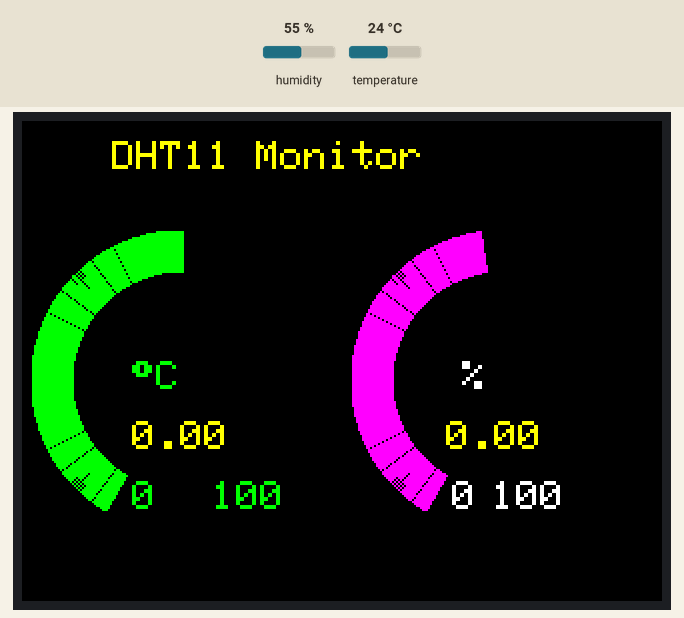
This sketch was run on a simulated ESP8266 (NodeMCU). Shown: 320×240 colour display. Inputs (shaded band) come from the test bench; at power-on: humidity 55 %, temperature 24 °C.

Above: at 1.5 s.
1.6 s: humidity set to 22 %
At 4.2 s:
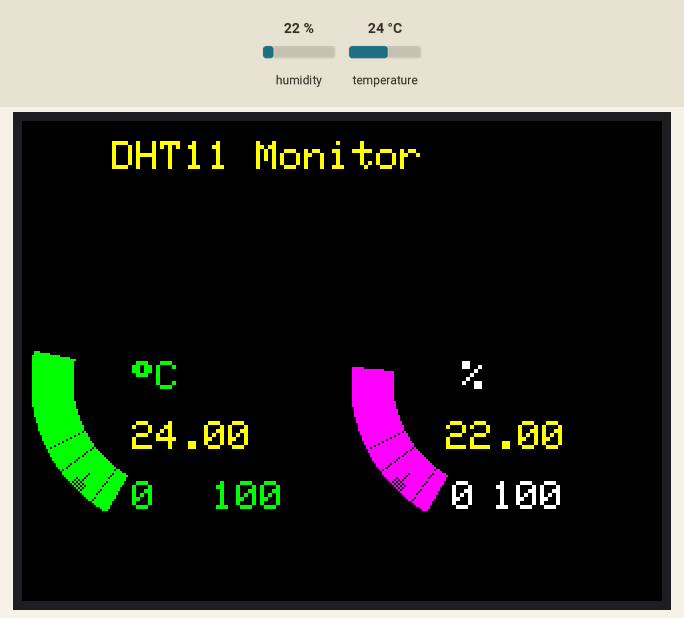
5.4 s: temperature set to 12 °C
At 9.1 s:
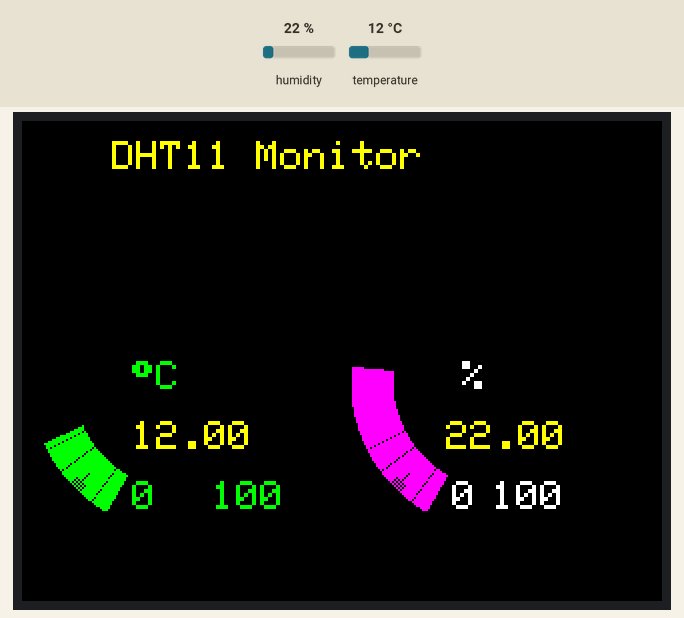
9.5 s: humidity set to 40 %
At 12.9 s:
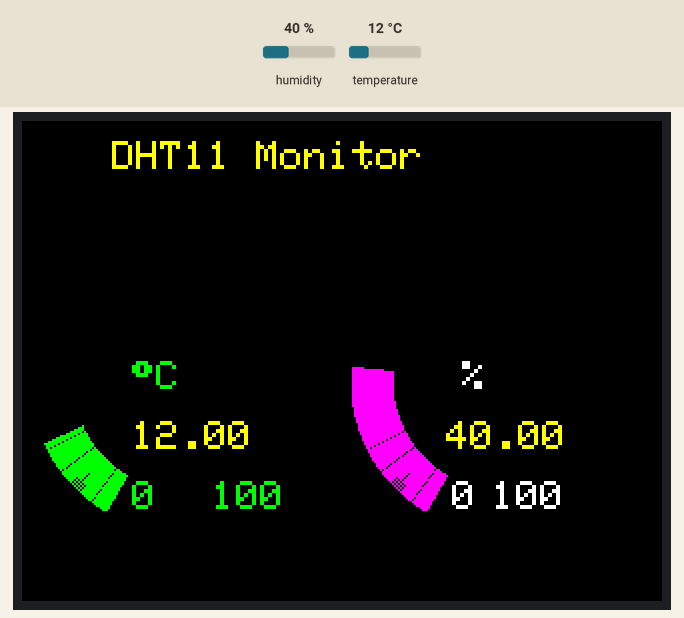
13.6 s: temperature set to 19 °C
At 18.6 s:
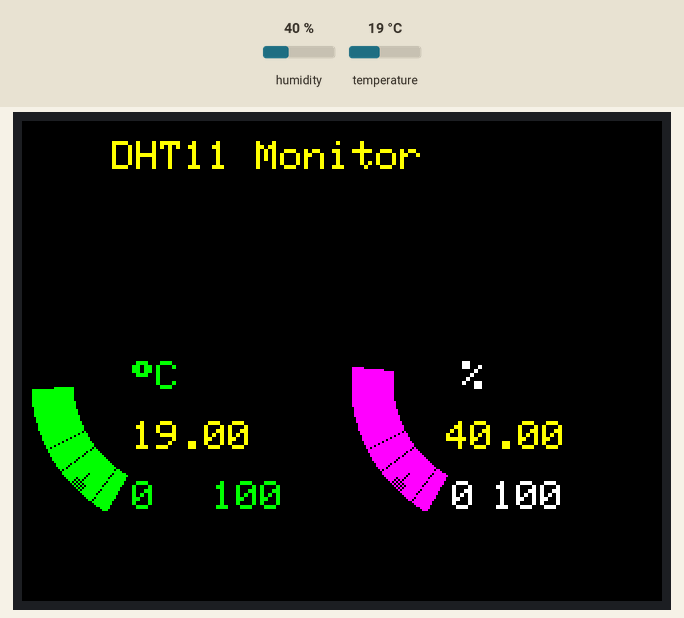
Timing chart, 0 to 19.7 s (numbered marks = the images above; inputs shaded):
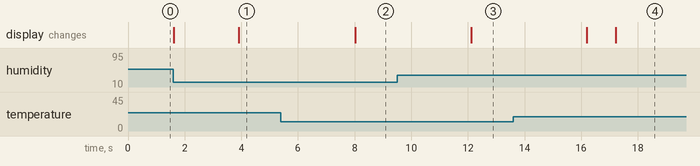

The sketch:

DHT11_with_firebeetle_esp32.ino
```cpp
 #include "DFRobot_GDL.h"
#include "DHT.h"
int DHTPIN= D9;
#define DHTTYPE DHT11   // DHT 11
DHT dht(DHTPIN, DHTTYPE);
/*M0*/
#if defined ARDUINO_SAM_ZERO
#define TFT_DC  7
#define TFT_CS  5
#define TFT_RST 6
/*ESP32 and ESP8266*/
#elif defined(ESP32) || defined(ESP8266)
#define TFT_DC  D2
#define TFT_CS  D6
#define TFT_RST D3
/*AVR series mainboard*/
#else
#define TFT_DC  2
#define TFT_CS  3
#define TFT_RST 4
#endif

/**
 * @brief Constructor  Constructors for hardware SPI communication
 * @param dc  Command pin or data line pin of SPI communication
 * @param cs  Chip select pin for SPI communication
 * @param rst Reset pin of the screen
 * @param bl  Screen backlight pin
 */
//DFRobot_ST7789_240x240_HW_SPI screen(/*dc=*/TFT_DC,/*cs=*/TFT_CS,/*rst=*/TFT_RST);
DFRobot_ST7789_240x320_HW_SPI tft(/*dc=*/TFT_DC,/*cs=*/TFT_CS,/*rst=*/TFT_RST);
//DFRobot_ILI9341_240x320_HW_SPI  screen(/*dc=*/TFT_DC,/*cs=*/TFT_CS,/*rst=*/TFT_RST);
//DFRobot_ILI9488_320x480_HW_SPI screen(/*dc=*/TFT_DC,/*cs=*/TFT_CS,/*rst=*/TFT_RST);
/* M0 mainboard DMA transfer */
//DFRobot_ST7789_240x240_DMA_SPI screen(/*dc=*/TFT_DC,/*cs=*/TFT_CS,/*rst=*/TFT_RST);
//DFRobot_ST7789_240x320_DMA_SPI screen(/*dc=*/TFT_DC,/*cs=*/TFT_CS,/*rst=*/TFT_RST);
//DFRobot_ILI9341_240x320_DMA_SPI screen(/*dc=*/TFT_DC,/*cs=*/TFT_CS,/*rst=*/TFT_RST);
//DFRobot_ILI9488_320x480_DMA_SPI screen(/*dc=*/TFT_DC,/*cs=*/TFT_CS,/*rst=*/TFT_RST);


#define BLACK   0x0000
#define BLUE    0x001F
#define RED     0xF800
#define GREEN   0x07E0
#define CYAN    0x07FF
#define MAGENTA 0xF81F
#define YELLOW  0xFFE0
#define WHITE   0xFFFF
float temp =0;
float hum =0;
float pretemp =0;
float prehum =0;
float currtemp =50;
float currhum=100;
float i=0;
float j=0;

void setup(void)
{
    Serial.begin(9600);
////    uint16_t ID = tft.readID();
//    Serial.print("TFT ID = 0x");
//    Serial.println(ID, HEX);
//    Serial.println("Calibrate for your Touch Panel");
//    if (ID == 0xD3D3) ID = 0x9486; // write-only shield
  dht.begin();
    tft.begin();
    tft.setRotation(1);            //PORTRAIT
    tft.fillScreen(COLOR_RGB565_BLACK);
    tft.setTextColor(COLOR_RGB565_YELLOW, COLOR_RGB565_BLACK);
    tft.setTextSize(2);
    // testing();
    tft.setTextSize(2);
    tft.setCursor(15, 240);
    tft.setTextColor(COLOR_RGB565_GREEN,COLOR_RGB565_BLACK);
    tft.print("theinfoflux");
   // delay(1000);
    tft.fillScreen(COLOR_RGB565_BLACK);
    tft.setTextColor(COLOR_RGB565_GREEN,COLOR_RGB565_BLACK);
    tft.setCursor(55, 180);
    tft.print("0");
    tft.setCursor(95, 180);
    tft.print("100");
    tft.setCursor(55, 120);
    tft.print((char)247);
   tft.print("C");

   tft.setTextColor(COLOR_RGB565_WHITE  ,COLOR_RGB565_BLACK);
    tft.setCursor(215, 180);
    tft.print("0");
    tft.setCursor(235, 180);
    tft.print("100");
    tft.setCursor(220, 120);
       tft.print("%");
    tft.setCursor(45, 10);
    tft.fillRect(0,0,320,45,COLOR_RGB565_BLACK);
    tft.setTextColor(COLOR_RGB565_YELLOW,COLOR_RGB565_BLACK);
    tft.print("DHT11 Monitor");


}


void loop(void)
{

    tft.fillRect(55, 150,60,20,COLOR_RGB565_BLACK);
    tft.fillRect(212,150,60,20,COLOR_RGB565_BLACK);
    tft.setCursor(55, 150);
    tft.print(temp);
     tft.setCursor(212, 150);
    tft.print(hum);
    i=map(pretemp,0,100,0,300);
   j=map(currtemp,0,100,0,300);
   for (i; i<=j; i=i+0.1)
    {
    float j=i-150 ;
    float angle = (j / 57.2958)  - 1.57;
    float x1= 80 + cos(angle) * 55;
    float y1 = 130+sin(angle) * 55;
    float x2= 80 + cos(angle) * 75;
    float y2 = 130+sin(angle) * 75;
    tft.drawLine(x1, y1,x2,y2, COLOR_RGB565_GREEN);
    }
   i=map(pretemp,0,100,0,300);
   j=map(currtemp,0,100,0,300);
  for (i-2; i>=j; i=i-0.05)
    {
    float j=i-150 ;
    float angle = (j / 57.2958)  - 1.57;
    float x1= 80 + cos(angle) * 55;
    float y1 = 130+sin(angle) * 55;
    float x2= 80 + cos(angle) * 75;
    float y2 = 130+sin(angle) * 75;
    tft.drawLine(x1, y1,x2,y2, COLOR_RGB565_BLACK);
   // tft.drawLine(x1+160, y1,x2+160,y2, MAGENTA);
    }
i=map(prehum,0,212,0,300);
    j=map(currhum,0,212,0,300);
  for (i; i<=j; i=i+0.1)
    {
    float j=i-150 ;
    float angle = (j / 57.2958)  - 1.57;
    float x1= 80 + cos(angle) * 55;
    float y1 = 130+sin(angle) * 55;
    float x2= 80 + cos(angle) * 75;
    float y2 = 130+sin(angle) * 75;

    tft.drawLine(x1+160, y1,x2+160,y2, COLOR_RGB565_MAGENTA);
    }
   i=map(prehum,0,100,0,300);
   j=map(currhum,0,100,0,300);
 for (i-2; i>=j; i=i-0.05)
    {
    float j=i-150 ;
    float angle = (j / 57.2958)  - 1.57;
    float x1= 80 + cos(angle) * 55;
    float y1 = 130+sin(angle) * 55;
    float x2= 80 + cos(angle) * 75;
    float y2 = 130+sin(angle) * 75;

    tft.drawLine(x1+160, y1,x2+160,y2, COLOR_RGB565_BLACK);
    }


  prehum=currhum;
  pretemp=currtemp;
 temp = dht.readTemperature();
 hum = dht.readHumidity();
currtemp=temp;
currhum=hum;
delay(1000);


}
```

Measured:
- after the input at 1.6 s, the display: first differs from a run without the input after 2.3 s (image 1)
- after the input at 5.4 s, the display: changes after 2.6 s (image 2)
- after the input at 9.5 s, the display: changes after 2.6 s (image 3)
- after the input at 13.6 s, the display: first changes after 2.6 s (image 4 shows a later state)
